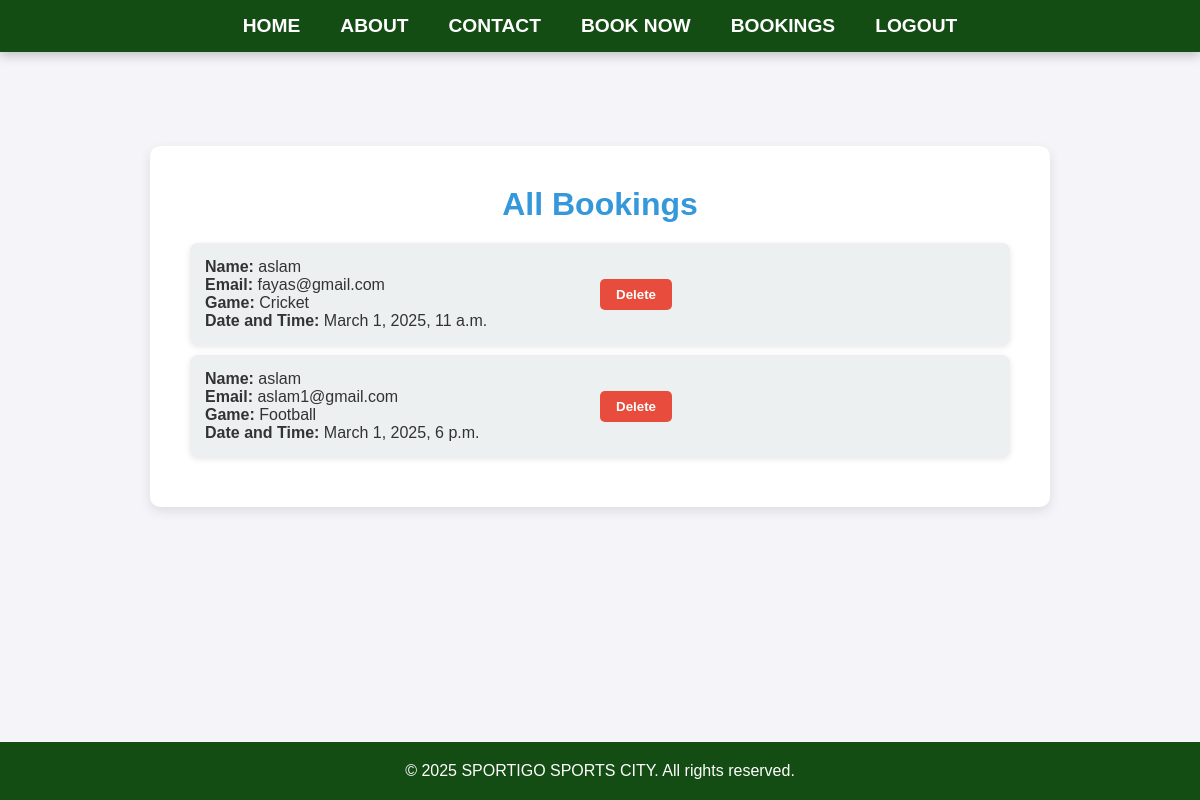
/view_bookings/ (signed in), run on the app's committed database.
### app/models.py (models this page shows, shortened)
class Turf(models.Model):
    user = models.ForeignKey(User, on_delete=models.CASCADE, null=True, blank=True)  # Allow null temporarily
    name = models.CharField(max_length=255)
    email = models.EmailField()
    date = models.DateTimeField()
    CRICKET = 'cricket'
    FOOTBALL = 'football'
    GAME_CHOICES = [
        (CRICKET, 'Cricket'),
        (FOOTBALL, 'Football'),
    ]
    game = models.CharField(
        max_length=10,
        choices=GAME_CHOICES,
        default=CRICKET,
    )

### app/views.py (the view)
# urls.py: path('view_bookings/', views.view_bookings, name='view_bookings'),
@login_required  # Ensure user is logged in
def view_bookings(request):
    bookings = Turf.objects.filter(user=request.user)  # Show only user's bookings
    return render(request, 'user/view_bookings.html', {'bookings': bookings})

### templates/user/view_bookings.html (shortened to what this page needs)
<!DOCTYPE html>
<html lang="en">
<head>
</head>
<body>
    <nav>
        <ul>
            <li><a href="/">Home</a></li>
            <li><a href="/about">About</a></li>
            <li><a href="/contact">Contact</a></li>
            <li><a href="/booking_slots">Book Now</a></li>
            <li><a href="/view_bookings">Bookings</a></li>
            <li><a href="/shp_logout">Logout</a></li>
        </ul>
    </nav>
    </nav><br><br><br><br><br><br><br>
    <div class="container">
        <h1>All Bookings</h1>
        <ul class="booking-list">
            {% for booking in bookings %}
                <li>
                    <div>
                        <p><strong>Name:</strong> {{ booking.name }}</p>
                        <p><strong>Email:</strong> {{ booking.email }}</p>
                        <p><strong>Game:</strong> {{ booking.get_game_display }}</p>
                        <p><strong>Date and Time:</strong> {{ booking.date }}</p>
                    </div>
                    <div>
                        <form method="POST" action="{% url 'delete_booking' booking.id %}" style="display: inline;">
                            <button type="submit" class="delete-btn">Delete</button>
                        </form>
                    </div>
                </li>
            {% empty %}
                <li class="no-bookings">No bookings available.</li>
            {% endfor %}
        </ul>
    </div>
    <footer>
        <p>&copy; 2025 SPORTIGO SPORTS CITY. All rights reserved.</p>
    </footer>
</body>
</html>

### templates/user/view_bookings.html (style rules this page uses)
* { margin: 0; padding: 0; box-sizing: border-box; }
body { font-family: 'Arial', sans-serif; background-color: #f4f4f9; color: #333; padding: 20px; }
.container { background-color: #fff; padding: 40px; border-radius: 10px; box-shadow: 0 4px 12px rgba(0, 0, 0, 0.1); width: 100%; max-width: 900px; margin: 0 auto; }
nav { background-color: #144d14; padding: 15px 0; position: fixed; top: 0; left: 0; width: 100vw; z-index: 10; box-shadow: 0 4px 10px rgba(0, 0, 0, 0.2); }
nav ul { display: flex; justify-content: center; list-style: none; width: 100%; padding: 0; }
nav ul li { margin: 0 20px; }
nav ul li a { color: white; font-size: 1.2rem; font-weight: bold; text-transform: uppercase; text-decoration: none; transition: color 0.3s ease-in-out; }
h1 { color: #3498db; margin-bottom: 20px; text-align: center; }
.booking-list { list-style: none; padding: 0; }
.booking-list li { background-color: #ecf0f1; padding: 15px; margin-bottom: 10px; border-radius: 8px; box-shadow: 0 2px 6px rgba(0, 0, 0, 0.1); display: flex; justify-content: space-between; align-items: center; }
.booking-list li div { flex: 1; }
.delete-btn { background-color: #e74c3c; color: white; font-weight: bold; border-radius: 5px; padding: 8px 16px; text-decoration: none; transition: background-color 0.3s ease; border: none; cursor: pointer; }
footer { background: #144d14; color: white; text-align: center; padding: 20px; width: 100vw; position: absolute; bottom: 0; left: 0; }

### data on the page
Turf: name "aslam", email "fayas@gmail.com", game "Cricket", date "March 1, 2025, 11 a.m."
Turf: name "aslam", email "aslam1@gmail.com", game "Football", date "March 1, 2025, 6 p.m."
